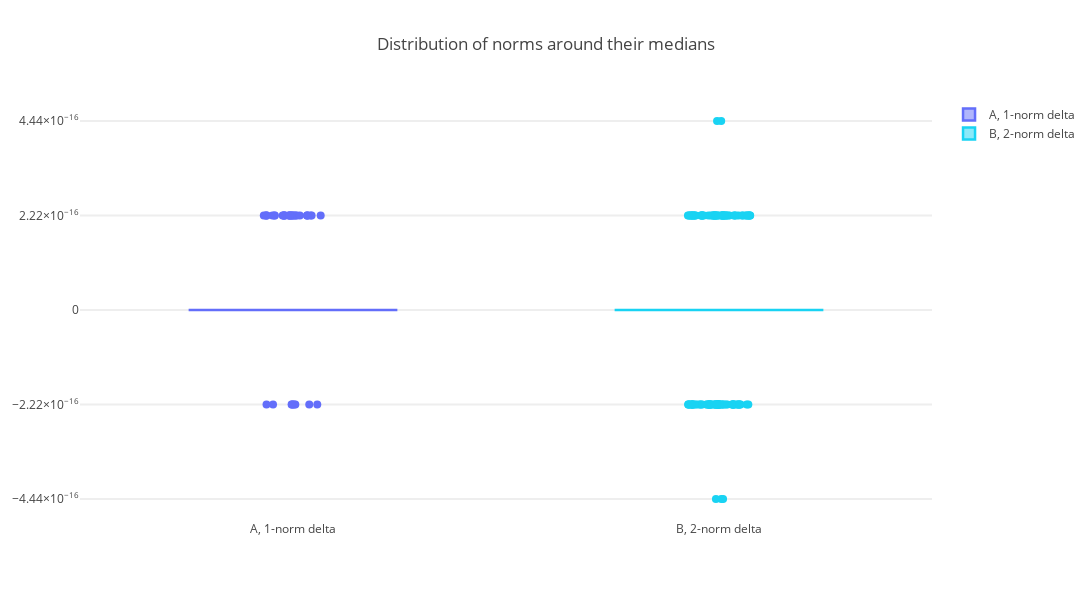

Notebook cell for this chart:
### Code cell
fig = { 'data': [
       go.Box(
           y = y-y.median(),
           name = tit,
           marker = go.box.Marker(color = c,
                                  size=8
                                 ),
           line={'width': 2.5},
           boxpoints = 'outliers',
           jitter = 0.3
       ) for y,tit,c in ((Adata.norm_1, 'A, 1-norm delta', Acolor),
                         (Bdata.Radius, 'B, 2-norm delta', Bcolor))],
       'layout': {
           'title': 'Distribution of norms around their medians',
           'xaxis': {
#                'gridwidth': 12
           },
           'yaxis': {
               'dtick': 2**-52,
               'zeroline': False,
               'gridwidth': 2
           },
           'autosize': False,
           'width': 1800,
           'height': 600
       }
}
go.Layout()

ply.offline.iplot(fig, validate=False, filename='Boxplot_norms_distr.png')

### Figure 1 — Plotly figure (JSON) as saved in the notebook; plotly's stock layout.template omitted (floating-point values rounded to 4 significant figures; data arrays with more than 128 entries replaced by an {"elided": "..."} marker saying what was removed)
{"data": [{"boxpoints": "outliers", "jitter": 0.3, "line": {"width": 2.5}, "marker": {"color": "#636efa", "size": 8}, "name": "A, 1-norm delta", "type": "box", "y": {"elided": "305 float values"}}, {"boxpoints": "outliers", "jitter": 0.3, "line": {"width": 2.5}, "marker": {"color": "#19d3f3", "size": 8}, "name": "B, 2-norm delta", "type": "box", "y": {"elided": "330 float values"}}], "layout": {"autosize": false, "height": 600, "title": "Distribution of norms around their medians", "width": 1800, "xaxis": {"autorange": true, "range": [-0.5, 1.5], "type": "category"}, "yaxis": {"autorange": true, "dtick": 2.22e-16, "gridwidth": 2, "range": [-4.934e-16, 4.934e-16], "type": "linear", "zeroline": false}}}
